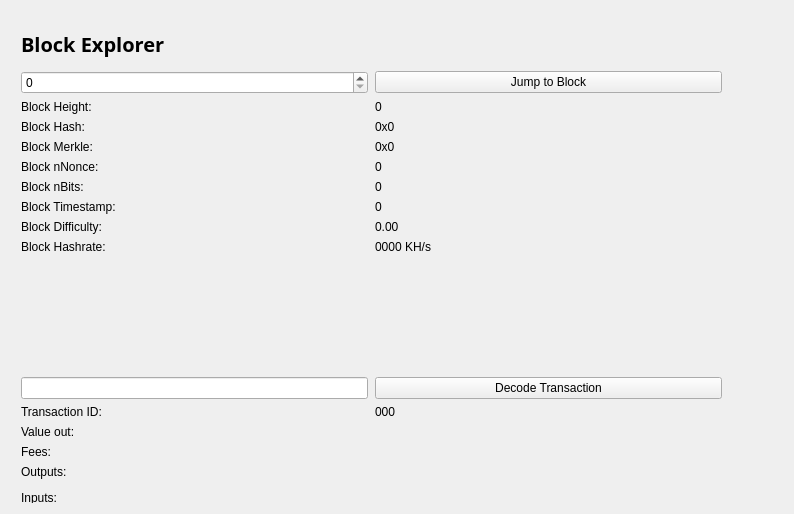
<?xml version="1.0" encoding="UTF-8"?>
<ui version="4.0">
 <class>BlockBrowser</class>
 <widget class="QWidget" name="BlockBrowser">
  <property name="windowModality">
   <enum>Qt::NonModal</enum>
  </property>
  <property name="enabled">
   <bool>true</bool>
  </property>
  <property name="geometry">
   <rect>
    <x>0</x>
    <y>0</y>
    <width>794</width>
    <height>514</height>
   </rect>
  </property>
  <property name="sizePolicy">
   <sizepolicy hsizetype="Preferred" vsizetype="Preferred">
    <horstretch>0</horstretch>
    <verstretch>0</verstretch>
   </sizepolicy>
  </property>
  <property name="minimumSize">
   <size>
    <width>0</width>
    <height>0</height>
   </size>
  </property>
  <property name="acceptDrops">
   <bool>false</bool>
  </property>
  <property name="windowTitle">
   <string>Form</string>
  </property>
  <property name="styleSheet">
   <string notr="true"/>
  </property>
  <layout class="QGridLayout">
   <property name="sizeConstraint">
    <enum>QLayout::SetMaximumSize</enum>
   </property>
   <property name="leftMargin">
    <number>21</number>
   </property>
   <property name="topMargin">
    <number>21</number>
   </property>
   <property name="rightMargin">
    <number>10</number>
   </property>
   <item row="1" column="0">
    <widget class="QWidget" name="widget" native="true">
     <widget class="QWidget" name="layoutWidget">
      <property name="geometry">
       <rect>
        <x>0</x>
        <y>0</y>
        <width>699</width>
        <height>47</height>
       </rect>
      </property>
      <layout class="QHBoxLayout" name="horizontalLayout_4">
       <property name="spacing">
        <number>7</number>
       </property>
       <item>
        <widget class="QLabel" name="label_5">
         <property name="font">
          <font>
           <family>Open Sans,sans-serif</family>
          </font>
         </property>
	   <property name="layoutDirection">
		<enum>Qt::RightToLeft</enum>
		</property>
         <property name="text">
          <string>&lt;html&gt;&lt;head/&gt;&lt;body&gt;&lt;p&gt;&lt;span style=&quot; font-size:20px; font-weight:600; color:#000000;&quot;&gt;Block Explorer &lt;/span&gt;&lt;/p&gt;&lt;/body&gt;&lt;/html&gt;</string>
         </property>
        </widget>
       </item>
       <item>
        <spacer name="horizontalSpacer">
         <property name="orientation">
          <enum>Qt::Horizontal</enum>
         </property>
	   <property name ="orientation">
	    <enum>QSizePolicy::Fixed</enum>
	   </property>
         <property name="sizeHint" stdset="0">
          <size>
           <width>40</width>
           <height>20</height>
          </size>
         </property>
        </spacer>
       </item>
      </layout>
     </widget>
     <widget class="QWidget" name="layoutWidget_2">
      <property name="geometry">
       <rect>
        <x>0</x>
        <y>50</y>
        <width>701</width>
        <height>434</height>
       </rect>
      </property>
      <layout class="QGridLayout" name="gridLayout_3" rowstretch="0,0,0,0,0,0,0,0,0,0,0,0,0,0,0,0,0,0,0" columnstretch="0,0">
       <property name="sizeConstraint">
        <enum>QLayout::SetDefaultConstraint</enum>
       </property>
       <property name="horizontalSpacing">
        <number>7</number>
       </property>
       <item row="4" column="1">
        <widget class="QLabel" name="hashBox">
         <property name="enabled">
          <bool>true</bool>
         </property>
         <property name="sizePolicy">
          <sizepolicy hsizetype="Preferred" vsizetype="Preferred">
           <horstretch>0</horstretch>
           <verstretch>0</verstretch>
          </sizepolicy>
         </property>
         <property name="minimumSize">
          <size>
           <width>0</width>
           <height>0</height>
          </size>
         </property>
         <property name="text">
          <string>0x0</string>
         </property>
        </widget>
       </item>
       <item row="6" column="0">
        <widget class="QLabel" name="nonceLabel">
         <property name="text">
          <string>Block nNonce:</string>
         </property>
        </widget>
       </item>
       <item row="12" column="0">
        <widget class="QLineEdit" name="txBox">
         <property name="sizePolicy">
          <sizepolicy hsizetype="Preferred" vsizetype="Fixed">
           <horstretch>0</horstretch>
           <verstretch>0</verstretch>
          </sizepolicy>
         </property>
         <property name="inputMask">
          <string comment="Transaction id" extracomment="Transaction id"/>
         </property>
         <property name="placeholderText">
          <string comment="Transaction ID" extracomment="Transaction ID"/>
         </property>
        </widget>
       </item>
       <item row="11" column="0">
        <spacer name="verticalSpacer_2">
         <property name="orientation">
          <enum>Qt::Vertical</enum>
         </property>
         <property name="sizeHint" stdset="0">
          <size>
           <width>20</width>
           <height>40</height>
          </size>
         </property>
        </spacer>
       </item>
       <item row="7" column="1">
        <widget class="QLabel" name="bitsBox">
         <property name="text">
          <string>0</string>
         </property>
        </widget>
       </item>
       <item row="16" column="0">
        <widget class="QLabel" name="outputLabel">
         <property name="text">
          <string>Outputs:</string>
         </property>
         <property name="alignment">
          <set>Qt::AlignLeading|Qt::AlignLeft|Qt::AlignTop</set>
         </property>
        </widget>
       </item>
       <item row="8" column="0">
        <widget class="QLabel" name="timeLabel">
         <property name="text">
          <string>Block Timestamp:</string>
         </property>
        </widget>
       </item>
       <item row="6" column="1">
        <widget class="QLabel" name="nonceBox">
         <property name="text">
          <string>0</string>
         </property>
        </widget>
       </item>
       <item row="5" column="1">
        <widget class="QLabel" name="merkleBox">
         <property name="minimumSize">
          <size>
           <width>187</width>
           <height>0</height>
          </size>
         </property>
         <property name="text">
          <string>0x0</string>
         </property>
        </widget>
       </item>
       <item row="15" column="0">
        <widget class="QLabel" name="feesLabel">
         <property name="text">
          <string>Fees:</string>
         </property>
        </widget>
       </item>
       <item row="8" column="1">
        <widget class="QLabel" name="timeBox">
         <property name="text">
          <string>0</string>
         </property>
        </widget>
       </item>
       <item row="7" column="0">
        <widget class="QLabel" name="bitsLabel">
         <property name="text">
          <string>Block nBits:</string>
         </property>
        </widget>
       </item>
       <item row="3" column="1">
        <widget class="QLabel" name="heightLabel">
         <property name="text">
          <string>0</string>
         </property>
        </widget>
       </item>
       <item row="15" column="1">
        <widget class="QLabel" name="feesBox">
         <property name="text">
          <string/>
         </property>
        </widget>
       </item>
       <item row="10" column="0">
        <widget class="QLabel" name="pawLabel">
         <property name="text">
          <string>Block Hashrate:</string>
         </property>
        </widget>
       </item>
       <item row="1" column="1">
        <widget class="QPushButton" name="blockButton">
         <property name="text">
          <string>Jump to Block</string>
         </property>
        </widget>
       </item>
       <item row="4" column="0">
        <widget class="QLabel" name="hashLabel">
         <property name="text">
          <string>Block Hash:</string>
         </property>
        </widget>
       </item>
       <item row="1" column="0">
        <widget class="QSpinBox" name="heightBox">
         <property name="sizePolicy">
          <sizepolicy hsizetype="Preferred" vsizetype="Fixed">
           <horstretch>0</horstretch>
           <verstretch>0</verstretch>
          </sizepolicy>
         </property>
         <property name="maximum">
          <number>99999999</number>
         </property>
        </widget>
       </item>
       <item row="5" column="0">
        <widget class="QLabel" name="merkleLabel">
         <property name="text">
          <string>Block Merkle:</string>
         </property>
        </widget>
       </item>
       <item row="3" column="0">
        <widget class="QLabel" name="heightLabel_2">
         <property name="text">
          <string>Block Height:</string>
         </property>
        </widget>
       </item>
       <item row="14" column="1">
        <widget class="QLabel" name="valueBox">
         <property name="text">
          <string/>
         </property>
        </widget>
       </item>
       <item row="9" column="0">
        <widget class="QLabel" name="hardLabel">
         <property name="text">
          <string>Block Difficulty:</string>
         </property>
        </widget>
       </item>
       <item row="13" column="0">
        <widget class="QLabel" name="txLabel">
         <property name="text">
          <string>Transaction ID:</string>
         </property>
        </widget>
       </item>
       <item row="18" column="1">
        <widget class="QLabel" name="inputBox">
         <property name="text">
          <string/>
         </property>
         <property name="alignment">
          <set>Qt::AlignLeading|Qt::AlignLeft|Qt::AlignTop</set>
         </property>
        </widget>
       </item>
       <item row="13" column="1">
        <widget class="QLabel" name="txID">
         <property name="text">
          <string>000</string>
         </property>
        </widget>
       </item>
       <item row="14" column="0">
        <widget class="QLabel" name="valueLabel">
         <property name="text">
          <string>Value out:</string>
         </property>
        </widget>
       </item>
       <item row="12" column="1">
        <widget class="QPushButton" name="txButton">
         <property name="text">
          <string>Decode Transaction</string>
         </property>
        </widget>
       </item>
       <item row="9" column="1">
        <widget class="QLabel" name="hardBox">
         <property name="text">
          <string>0.00</string>
         </property>
        </widget>
       </item>
       <item row="18" column="0">
        <widget class="QLabel" name="inputLabel">
         <property name="text">
          <string>Inputs:</string>
         </property>
         <property name="alignment">
          <set>Qt::AlignLeading|Qt::AlignLeft|Qt::AlignTop</set>
         </property>
        </widget>
       </item>
       <item row="10" column="1">
        <widget class="QLabel" name="pawBox">
         <property name="text">
          <string>0000 KH/s</string>
         </property>
        </widget>
       </item>
       <item row="16" column="1" rowspan="2">
        <widget class="QLabel" name="outputBox">
         <property name="text">
          <string/>
         </property>
         <property name="alignment">
          <set>Qt::AlignLeading|Qt::AlignLeft|Qt::AlignTop</set>
         </property>
        </widget>
       </item>
      </layout>
     </widget>
    </widget>
   </item>
  </layout>
 </widget>
 <resources/>
 <connections/>
</ui>
